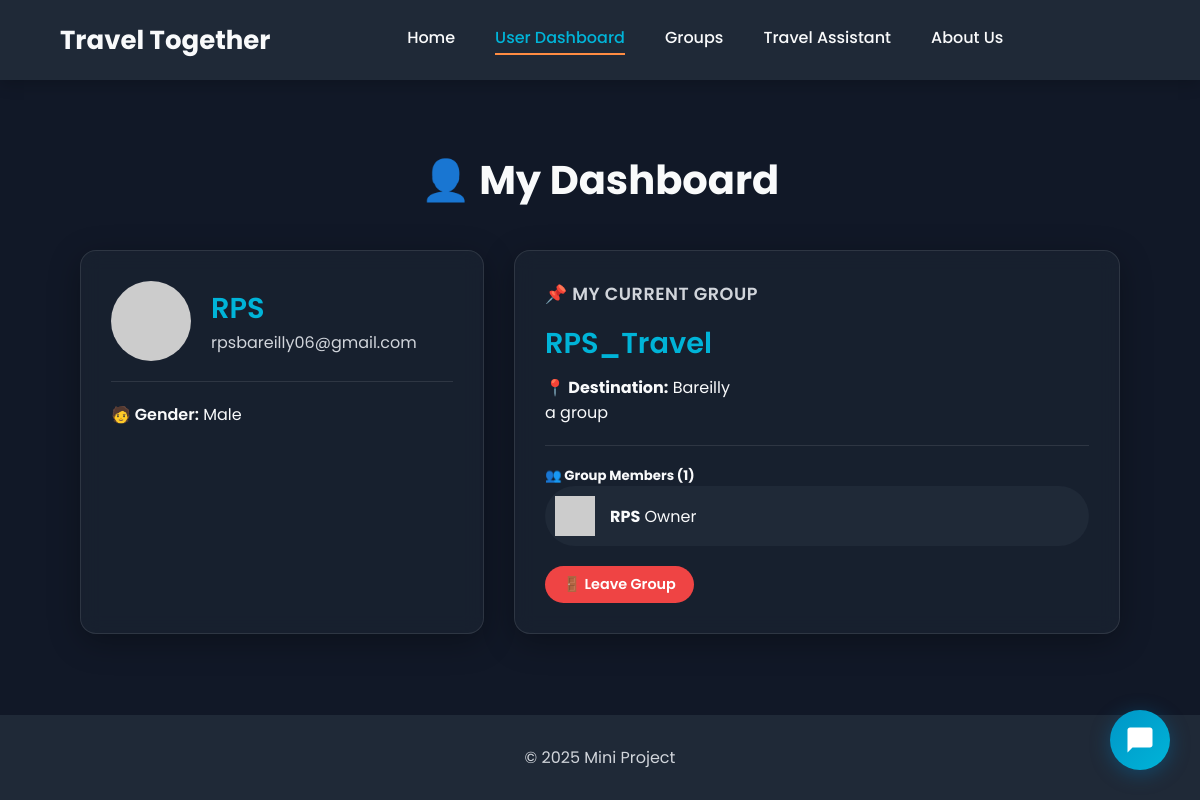
Page /user (signed in) on the earlier database version.
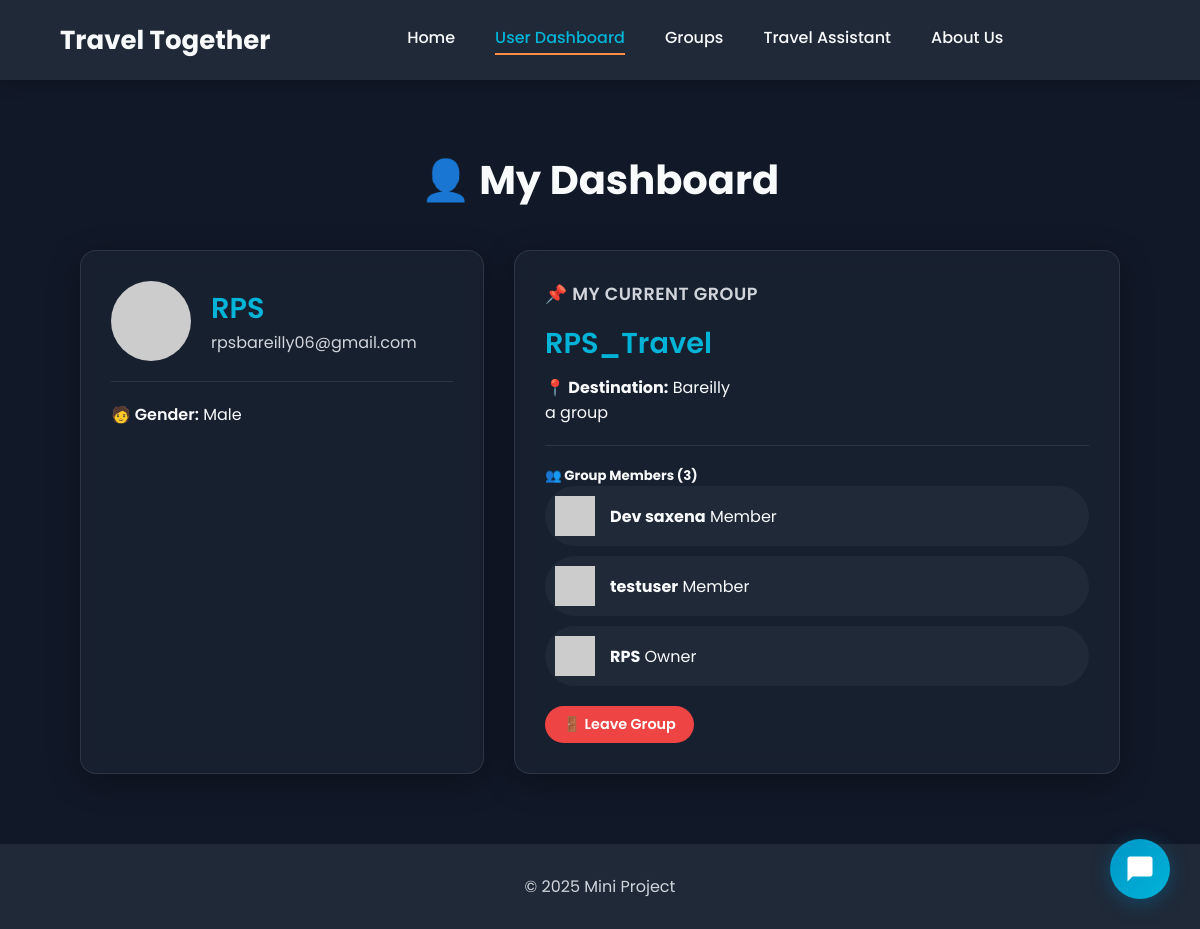
Same page on the later database version.
### tables this page shows
CREATE TABLE Groups (
        group_id TEXT PRIMARY KEY,
        group_name TEXT NOT NULL,
        group_description TEXT,
        group_type TEXT NOT NULL CHECK(group_type IN ('Public', 'Private')),
        owner_id TEXT NOT NULL,
        destination_id TEXT,
        member_count INTEGER DEFAULT 1,
        max_members INTEGER DEFAULT 50,
        created_at TEXT DEFAULT CURRENT_TIMESTAMP,
        FOREIGN KEY (owner_id) REFERENCES Users (userid) ON DELETE CASCADE,
        FOREIGN KEY (destination_id) REFERENCES Destinations (destination_id) ON DELETE SET NULL
    );

CREATE TABLE GroupMembers (
        member_id TEXT PRIMARY KEY,
        group_id TEXT NOT NULL,
        user_id TEXT NOT NULL,
        username TEXT NOT NULL,
        join_status TEXT DEFAULT 'Approved' CHECK(join_status IN ('Pending', 'Approved', 'Rejected', 'Blocked')),
        joined_at TEXT DEFAULT CURRENT_TIMESTAMP,
        role TEXT DEFAULT 'Member' CHECK(role IN ('Owner', 'Admin', 'Member')),
        FOREIGN KEY (group_id) REFERENCES Groups (group_id) ON DELETE CASCADE,
        FOREIGN KEY (user_id) REFERENCES Users (userid) ON DELETE CASCADE,
        UNIQUE(group_id, user_id)
    );

CREATE TABLE Users (
        userid TEXT PRIMARY KEY,
        username TEXT UNIQUE NOT NULL,
        password TEXT NOT NULL,
        email TEXT UNIQUE NOT NULL,
        phone_no TEXT UNIQUE,
        gender TEXT CHECK(gender IN ('Male', 'Female', 'Other')),
        marital_status TEXT CHECK(marital_status IN ('Single', 'Married', 'Divorced', 'Widowed')),
        bio TEXT,
        created_at TEXT DEFAULT CURRENT_TIMESTAMP
    );

### app.py (the view)
@app.route('/user')
def user():
    conn, user_data = validate_user_session()
    if not user_data:
        return redirect("/auth")
    current_group = database.get_user_groups(user_data['userid'])
    group = current_group[0] if current_group else None
    members = []
    if group:
        members = database.get_group_members(group['group_id'])
    conn.close()
    return render_template("user.html", user=user_data, group=group, members=members)

### app.py (called while the page is built)
def validate_user_session():
    user_id = session.get("user_id")
    if not user_id:
        return None, None  # No user in session
    conn = database.get_db_connection()
    user = conn.execute("SELECT * FROM Users WHERE userid = ?", (user_id,)).fetchone()
    if not user:
        session.clear()
        flash("Your session was invalid. Please log in again.", "warning")
        conn.close()
        return None, None
    return conn, user

### database.py (called while the page is built)
def get_db_connection():
    conn = sqlite3.connect('travel_together.db')
    conn.row_factory = sqlite3.Row
    conn.execute("PRAGMA foreign_keys = ON;")
    return conn

def get_user_groups(user_id):
    conn = get_db_connection()
    groups = conn.execute("""
        SELECT g.*, d.destination_name, gm.role
        FROM Groups g
        JOIN GroupMembers gm ON g.group_id = gm.group_id
        LEFT JOIN Destinations d ON g.destination_id = d.destination_id
        WHERE gm.user_id = ?
    """, (user_id,)).fetchall()
    conn.close()
    return groups

### templates/user.html (shortened to what this page needs)
<!DOCTYPE html>
<html lang="en">
<head>
    <link rel="stylesheet" href="/static/style.css">
</head>
<body>
    <header class="navbar">
        <div class="logo">
            <p>Travel Together</p>
        </div>
        <nav class="nav-links" id="nav-links">
            <a href="/home">Home</a>
            <a href="/user" class="active">User Dashboard</a>
            <a href="/groups">Groups</a>
            <a href="/travel">Travel Assistant</a>
            <a href="/about">About Us</a>
        </nav>
    </header>
    <main>
        <div class="dashboard-container">
            <h2>👤 My Dashboard</h2>
            <div class="dashboard-grid">
                <div class="dashboard-card user-profile-card">
                    <div class="profile-header">
                        <img src="https://placehold.co/80x80/00b4d8/FFFFFF?text={{ user['username'][0]|upper }}" alt="User Avatar" class="profile-avatar">
                        <div class="profile-info">
                            <strong>{{ user['username'] }}</strong>
                            <span>{{ user['email'] }}</span>
                        </div>
                    </div>
                    <div class="profile-details">
                        {% if user['gender'] %}<span><strong>🧑 Gender:</strong> {{ user['gender'] }}</span>{% endif %}
                    </div>
                </div>
                <div class="dashboard-card current-group-card">
                    {% if group %}
                        <h3>📌 My Current Group</h3>
                        <h4>{{ group['group_name'] }}</h4>
                        <p><strong>📍 Destination:</strong> {{ group['destination_name'] or 'Not Set' }}</p>
                        <p class="group-description">{{ group['group_description'] or "No description provided." }}</p>
                        <hr>
                        <h5>👥 Group Members ({{ group['member_count'] }})</h5>
                        <ul class="group-members-list">
                            {% for member in members %}
                                <li class="member-item">
                                    <img src="https://placehold.co/40x40/ade8f4/333333?text={{ member['username'][0]|upper }}" alt="Member Avatar">
                                    <div class="member-info">
                                        <strong>{{ member['username'] }}</strong>
                                        <span>{{ member['role'] }}</span>
                                    </div>
                                </li>
                            {% endfor %}
                        </ul>
                        <a href="/groups/leave" class="btn delete-btn" style="margin-top: 20px;">🚪 Leave Group</a>
                    {% else %}
                        <div class="no-group-info">
                            <h3>You are not in a group yet!</h3>
                            <p>Join an existing travel group or create your own to start your next adventure.</p>
                            <a href="/groups" class="btn join-btn" style="margin-top: 10px;">Find a Group</a>
                        </div>
                    {% endif %}
                </div>
            </div>
        </div>
    </main>
    <footer>
        <p>© 2025 Mini Project</p>
    </footer>
    <button class="chatbot-toggle" onclick="toggleChatbot()" id="chatbot-toggle-btn">
    <svg xmlns="http://www.w3.org/2000/svg" viewBox="0 0 24 24" fill="currentColor"><path d="M20 2H4c-1.1 0-2 .9-2 2v18l4-4h14c1.1 0 2-.9 2-2V4c0-1.1-.9-2-2-2z"></path></svg>
</button>
</body>
</html>
</body>
</html>

Differences in the rows shown:
changed Groups "RPS_Travel": member_count "1" → "3"
added GroupMembers: username "Dev saxena", role "Member"
added GroupMembers: username "testuser", role "Member"
